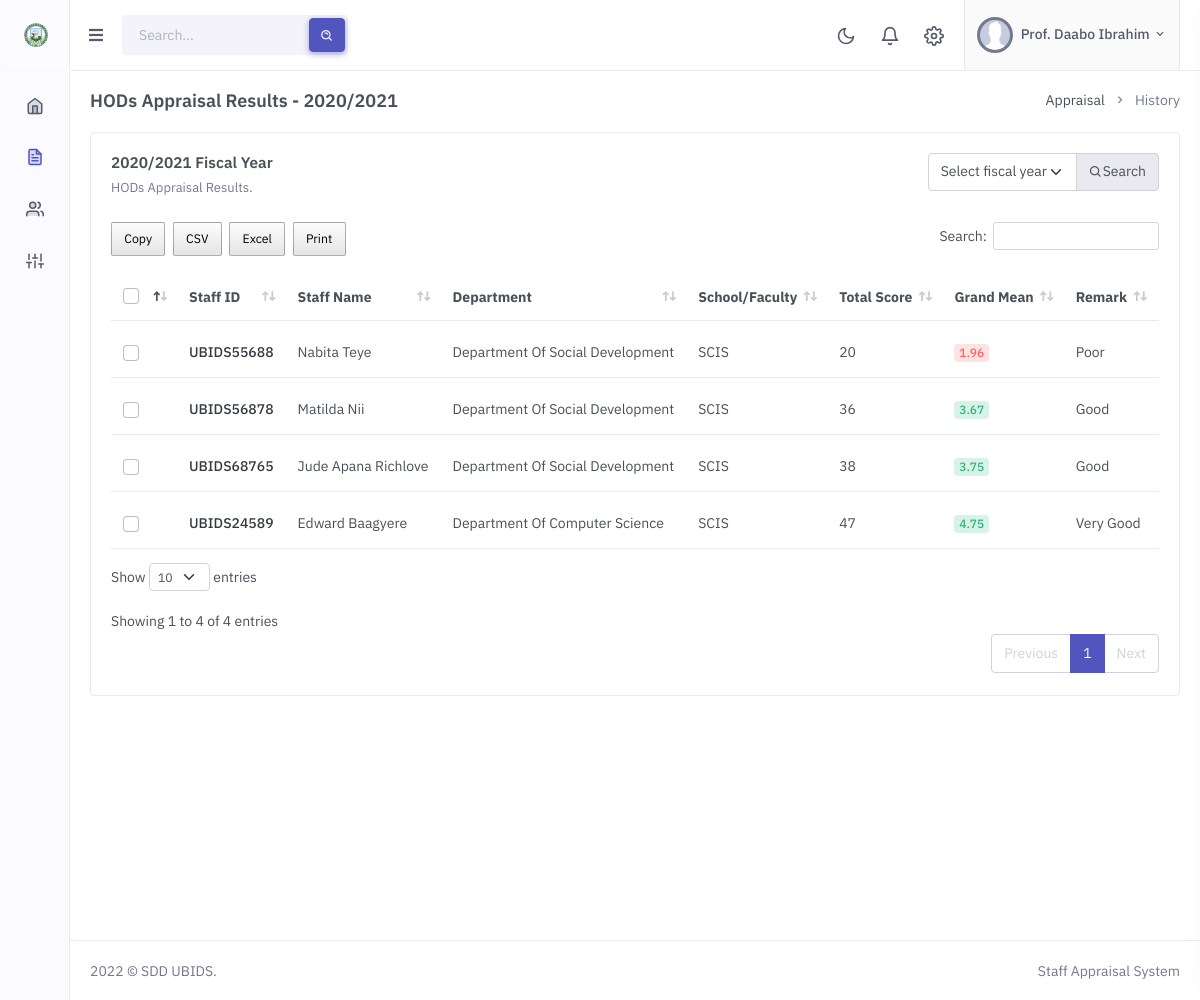
The app's page /staff/appraisal-history-hod.php (signed in) with its own data.
### tables this page shows
CREATE TABLE `fiscal_sessions` (
  `fiscal_session_id` int(11) NOT NULL,
  `fiscal_year` varchar(60) NOT NULL,
  `deadline` date NOT NULL,
  `status` int(11) NOT NULL
);

CREATE TABLE `appraisal` (
  `appraisal_id` int(11) NOT NULL,
  `staff_id` int(11) NOT NULL,
  `department_id` int(11) NOT NULL,
  `fiscal_session_id` int(11) NOT NULL,
  `total_score` int(11) NOT NULL,
  `grand_mean` double NOT NULL,
  `remarks` varchar(60) NOT NULL,
  `general_comments` longtext NOT NULL
);

CREATE TABLE `staff` (
  `staff_id` int(11) NOT NULL,
  `staff_id_no` varchar(50) NOT NULL,
  `title` varchar(10) NOT NULL,
  `staff_name` varchar(50) NOT NULL,
  `sch_fac_dept_id` int(11) NOT NULL,
  `role` varchar(50) NOT NULL,
  `position` varchar(60) NOT NULL,
  `email` varchar(255) NOT NULL
);

CREATE TABLE `departments` (
  `department_id` int(11) NOT NULL,
  `department_name` varchar(255) NOT NULL,
  `school_faculty_id` int(11) NOT NULL
);

CREATE TABLE `schools_faculties` (
  `school_faculty_id` int(11) NOT NULL,
  `school_faculty_name` varchar(255) NOT NULL,
  `acronym` varchar(50) NOT NULL
);

### dbh/db_functions.php (called while the page is built, shortened)
<?php
function select_all_where($table_name, $where_field, $where_keyword) {
    global $pdo;
    $sql = "SELECT * FROM $table_name WHERE $where_field = ?";
    $stmt = $pdo->prepare($sql);
    $stmt->execute([$where_keyword]);
    $result = $stmt->fetchAll();
    return $result;
}
function select_all_desc_id_limit($table, $primary_key, $limit) {
    global $pdo;
    $sql = "SELECT * FROM $table ORDER BY $primary_key desc LIMIT $limit";
    $stmt = $pdo->prepare($sql);
    $stmt->execute();
    $result = $stmt->fetchAll();
    return $result;
}
function department_school_faculty_id($department_id) {
    global $pdo;
    $sql = "SELECT * FROM departments WHERE department_id=?";
    $stmt = $pdo->prepare($sql);
    $stmt->execute([$department_id]);
    $result = $stmt->fetchAll();
    return $result[0]['school_faculty_id'];
}
function school_faculty_acronym($school_faculty_id) {
    global $pdo;
    $sql = "SELECT * FROM schools_faculties WHERE school_faculty_id=?";
    $stmt = $pdo->prepare($sql);
    $stmt->execute([$school_faculty_id]);
    $result = $stmt->fetchAll();
    return $result[0]['acronym'];
}
function fiscal_year($fiscal_session_id) {
    global $pdo;
    $sql = "SELECT * FROM fiscal_sessions WHERE fiscal_session_id=?";
    $stmt = $pdo->prepare($sql);
    $stmt->execute([$fiscal_session_id]);
    $result = $stmt->fetchAll();
    if(count($result) > 0) {
        return $result[0]['fiscal_year'];
    }
}

### staff/appraisal-history-hod.php (the view, shortened to what this page needs)
<!doctype html>
<html lang="en">
    <head>
        <link href="../assets/libs/flatpickr/flatpickr.min.css" rel="stylesheet" type="text/css">
        <link href="../assets/libs/datatables.net-bs4/css/dataTables.bootstrap4.min.css" rel="stylesheet" type="text/css" />
        <link href="../assets/libs/datatables.net-responsive-bs4/css/responsive.bootstrap4.min.css" rel="stylesheet" type="text/css" />
        <link rel="stylesheet" href="../assets/css/buttons.dataTables.min.css">
        <link rel="stylesheet" href="../assets/css/preloader.min.css" type="text/css" />
        <link href="../assets/css/bootstrap.min.css" id="bootstrap-style" rel="stylesheet" type="text/css" />
        <link href="../assets/css/icons.min.css" rel="stylesheet" type="text/css" />
        <link href="../assets/css/app.min.css" id="app-style" rel="stylesheet" type="text/css" />
    </head>
    <body>
        <?php
            include "includes/header.inc.php";
            if($_SESSION['appraisal_role'] != "Dean") {
                echo "<script>
                        alert('You do no have access to this page. You will be redirected to the HOD dashboard');
                        window.location.href='index_hod.php';
                      </script>";
                exit();
            }
            else {
                $search_fiscal_session_id = 0;
                if(!isset($_POST['year']) || empty($_POST['year'])) {
                    $last_fiscal_session = select_all_desc_id_limit("fiscal_sessions", "fiscal_session_id", 1);
                    if(count($last_fiscal_session) > 0) {
                        $search_fiscal_session_id = $last_fiscal_session[0]['fiscal_session_id'];
                    }
                    else {
                        echo "<script>
                                alert('No Fiscal Session found. Please add a fiscal session');
                            </script>";
                    }
                }
                else {
                    $search_fiscal_session_id = trim($_POST['year']);
                }
            }
        ?>
                <div class="page-content">
                    <div class="container-fluid">
                        <div class="row">
                            <div class="col-12">
                                <div class="page-title-box d-sm-flex align-items-center justify-content-between">
                                    <h4 class="mb-sm-0 font-size-18">HODs Appraisal Results - <?php echo fiscal_year($search_fiscal_session_id); ?></h4>
                                    <div class="page-title-right">
                                        <ol class="breadcrumb m-0">
                                            <li class="breadcrumb-item"><a href="javascript: void(0);">Appraisal</a></li>
                                            <li class="breadcrumb-item active">History</li>
                                        </ol>
                                    </div>
                                </div>
                            </div>
                        </div>
                        <div class="row">
                            <div class="col-lg-12">
                                <div class="card">
                                    <div class="card-body">
                                        <div class="row">
                                            <div class="col-sm">
                                                <div class="mb-4">
                                                    <h4 class="card-title"><?php echo fiscal_year($search_fiscal_session_id); ?> Fiscal Year</h4>
                                                    <p class="card-title-desc">HODs Appraisal Results.</p>
                                                </div>
                                            </div>
                                            <div class="col-sm-auto">
                                                <div class="d-flex align-items-center gap-1 mb-4">
                                                    <form action="appraisal-history-hod.php" method="post">
                                                        <div class="input-group datepicker-range">
                                                            <select name="year" required class="form-control form-select">
                                                                <option value="">Select fiscal year</option>
                                                            </select>
                                                            <button class="input-group-text" type="submit" name="search"><i class="bx bx-search"></i> Search</button>
                                                        </div>
                                                    </form>
                                                </div>
                                            </div>
                                        </div>
                                        <div class="table-responsive">
                                            <table class="table align-middle datatable dt-responsive table-check nowrap" style="border-collapse: collapse; border-spacing: 0 8px; width: 100%;">
                                                <thead>
                                                    <tr class="bg-transparent">
                                                        <th style="width: 30px;">
                                                            <div class="form-check font-size-16">
                                                                <input type="checkbox" name="check" class="form-check-input" id="checkAll">
                                                            </div>
                                                        </th>
                                                        <th style="width: 120px;">Staff ID</th>
                                                        <th style="width: 150px;">Staff Name</th>
                                                        <th>Department</th>
                                                        <th>School/Faculty</th>
                                                        <th>Total Score</th>
                                                        <th>Grand Mean</th>
                                                        <th>Remark</th>
                                                    </tr>
                                                </thead>
                                                <tbody>
                                                    <?php
                                                        $appraisal_results = select_all_where("appraisal", "fiscal_session_id", $search_fiscal_session_id);
                                                        if(count($appraisal_results) > 0) {
                                                            foreach ($appraisal_results as $result) {
                                                                $staff_department_id = $result['department_id'];
                                                                $staff_school_id = department_school_faculty_id($staff_department_id);
                                                                if($staff_school_id == $_SESSION['appraisal_sch_fac_dept_id']) {
                                                                    $staff_id = $result['staff_id'];
                                                                    $select_staff = select_all_where("staff", "staff_id", $staff_id);
                                                                    $role = $select_staff[0]['role'];
                                                                    if($role == "HOD") {
                                                                        $staff_id_no = $select_staff[0]['staff_id_no'];
                                                                        $staff_name = $select_staff[0]['staff_name'];
                                                                        $department_id = $result['department_id'];
                                                                        $department_name = select_all_where("departments", "department_id", $department_id)[0]['department_name'];
                                                                        $department_school_faculty_id = department_school_faculty_id($department_id);
                                                                        $total_score = $result['total_score'];
                                                                        $grand_mean = $result['grand_mean'];
                                                                        $remarks = $result['remarks'];
                                                                        $grand_mean_color = "";
                                                                        switch ($grand_mean) {
                                                                            case $grand_mean >= 3:
                                                                                $grand_mean_color = "success";
                                                                                break;
                                                                            case $grand_mean < 2:
                                                                                $grand_mean_color = "danger";
                                                                                break;
                                                                        }
                                                                        ?>
                                                                        <tr>
                                                                            <td>
                                                                                <div class="form-check font-size-16">
                                                                                    <input type="checkbox" class="form-check-input">
                                                                                </div>
                                                                            </td>
                                                                            <td><span class="text-dark fw-medium"><?php echo $staff_id_no; ?></span> </td>
                                                                            <td><?php echo $staff_name; ?></td>
                                                                            <td><?php echo $department_name; ?></td>
                                                                            <td><?php echo school_faculty_acronym($department_school_faculty_id); ?></td>
                                                                            <td><?php echo $total_score; ?></td>
                                                                            <td>
                                                                                <div class="badge badge-soft-<?php echo $grand_mean_color; ?> font-size-12"><?php echo $grand_mean; ?></div>
                                                                            </td>
                                                                            <td><?php echo $remarks; ?></td>
                                                                        </tr>
                                                                        <?php
                                                                    }
                                                                }
                                                            }
                                                        }
                                                    ?>
                                                </tbody>
                                            </table>
                                        </div>
                                    </div>
                                </div>
                            </div>
                        </div>
                    </div>
                </div>
        <?php include "includes/footer.inc.php"; ?>
    </body>
</html>

### records on screen
fiscal_sessions: fiscal_year($search_fiscal_session_id) "2020/2021"
appraisal: staff.staff_id_no "UBIDS55688", staff.staff_name "Nabita Teye", department.department_name "Department Of Social Development", department.acronym "SCIS", total_score "20", grand_mean "1.96", remarks "Poor"
appraisal: staff.staff_id_no "UBIDS56878", staff.staff_name "Matilda Nii", department.department_name "Department Of Social Development", department.acronym "SCIS", total_score "36", grand_mean "3.67", remarks "Good"
appraisal: staff.staff_id_no "UBIDS68765", staff.staff_name "Jude Apana Richlove", department.department_name "Department Of Social Development", department.acronym "SCIS", total_score "38", grand_mean "3.75", remarks "Good"
appraisal: staff.staff_id_no "UBIDS24589", staff.staff_name "Edward Baagyere", department.department_name "Department Of Computer Science", department.acronym "SCIS", total_score "47", grand_mean "4.75", remarks "Very Good"

### other values on screen
$_SESSION['appraisal_title'] "Prof."
$_SESSION['appraisal_staff_name'] "Daabo Ibrahim"
